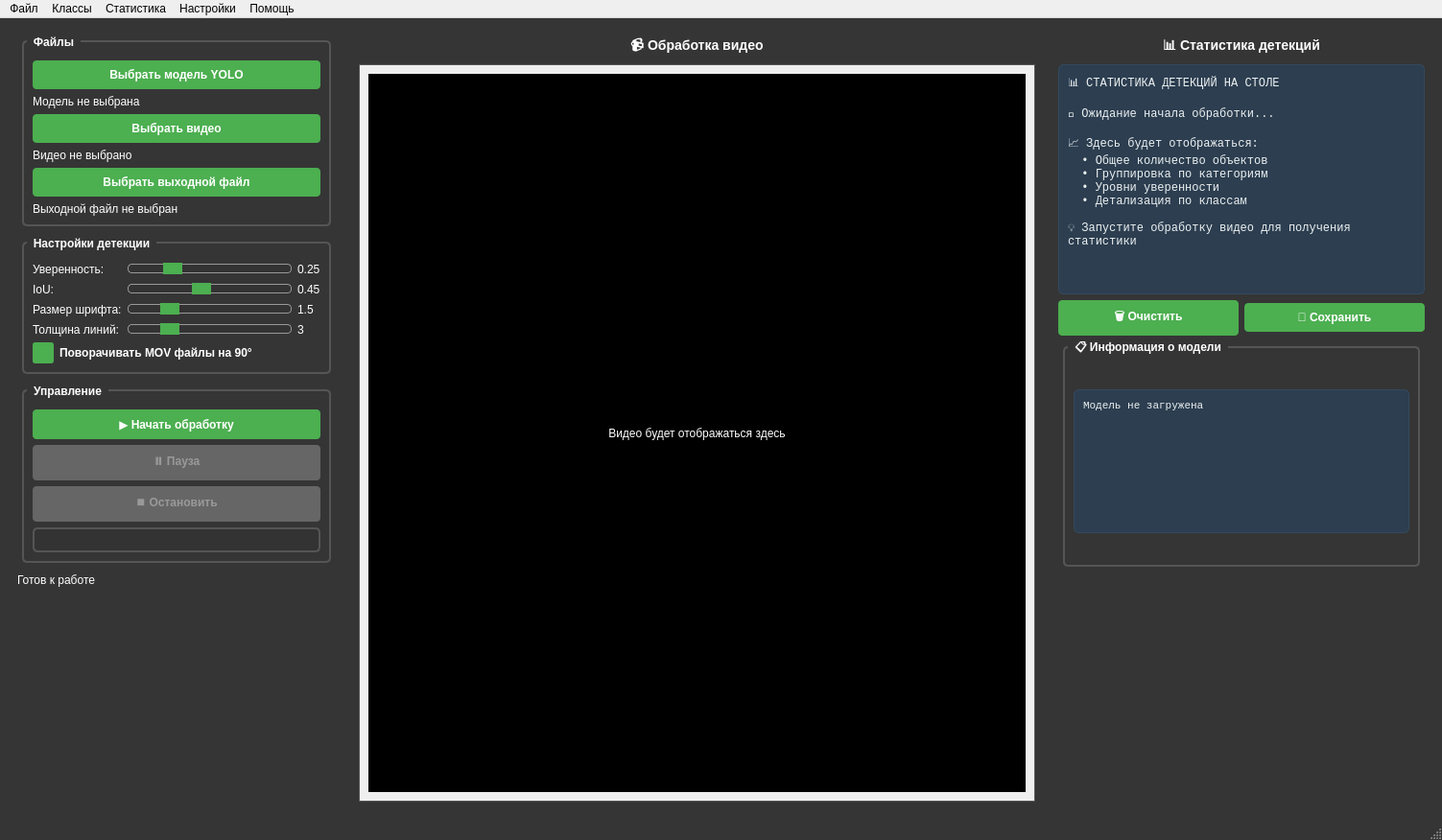
<?xml version="1.0" encoding="UTF-8"?>
<ui version="4.0">
 <class>MainWindow</class>
 <widget class="QMainWindow" name="MainWindow">
  <property name="geometry">
   <rect>
    <x>0</x>
    <y>0</y>
    <width>1503</width>
    <height>876</height>
   </rect>
  </property>
  <property name="windowTitle">
   <string>YOLO Video Detector - Кириллические классы v2.0 со статистикой</string>
  </property>
  <property name="styleSheet">
   <string notr="true">QMainWindow {
    background-color: #353535;
}
QGroupBox {
    font-weight: bold;
    border: 2px solid #555;
    border-radius: 5px;
    margin: 5px;
    padding-top: 10px;
    color: white;
}
QGroupBox::title {
    subcontrol-origin: margin;
    left: 10px;
    padding: 0 5px 0 5px;
}
QPushButton {
    background-color: #4CAF50;
    border: none;
    color: white;
    padding: 8px 16px;
    border-radius: 4px;
    font-weight: bold;
}
QPushButton:hover {
    background-color: #45a049;
}
QPushButton:pressed {
    background-color: #3d8b40;
}
QPushButton:disabled {
    background-color: #666;
    color: #999;
}
QSlider::groove:horizontal {
    border: 1px solid #999;
    height: 8px;
    background: #333;
    margin: 2px 0;
    border-radius: 4px;
}
QSlider::handle:horizontal {
    background: #4CAF50;
    border: 1px solid #4CAF50;
    width: 18px;
    margin: -2px 0;
    border-radius: 9px;
}
QProgressBar {
    border: 2px solid #555;
    border-radius: 5px;
    text-align: center;
    color: white;
    background-color: #333;
}
QProgressBar::chunk {
    background-color: #4CAF50;
    border-radius: 3px;
}
QLabel {
    color: white;
}
QScrollArea {
    border: 1px solid #555;
    background-color: #333;
}
QCheckBox {
    color: white;
    font-weight: bold;
}
QCheckBox::indicator {
    width: 18px;
    height: 18px;
}
QCheckBox::indicator:unchecked {
    border: 2px solid #555;
    background-color: #333;
    border-radius: 3px;
}
QCheckBox::indicator:checked {
    border: 2px solid #4CAF50;
    background-color: #4CAF50;
    border-radius: 3px;
}
QCheckBox::indicator:checked:hover {
    background-color: #45a049;
}
QTextEdit {
    background-color: #2c3e50;
    color: #ecf0f1;
    border: 1px solid #34495e;
    border-radius: 5px;
    padding: 5px;
    font-family: 'Consolas', 'Courier New', monospace;
}</string>
  </property>
  <widget class="QWidget" name="centralwidget">
   <layout class="QHBoxLayout" name="horizontalLayout">
    <item>
     <widget class="QWidget" name="leftPanel" native="true">
      <property name="maximumSize">
       <size>
        <width>350</width>
        <height>16777215</height>
       </size>
      </property>
      <layout class="QVBoxLayout" name="leftPanelLayout">
       <item>
        <widget class="QGroupBox" name="filesGroup">
         <property name="title">
          <string>Файлы</string>
         </property>
         <layout class="QVBoxLayout" name="filesLayout">
          <item>
           <widget class="QPushButton" name="modelBtn">
            <property name="text">
             <string>Выбрать модель YOLO</string>
            </property>
           </widget>
          </item>
          <item>
           <widget class="QLabel" name="modelLabel">
            <property name="text">
             <string>Модель не выбрана</string>
            </property>
            <property name="wordWrap">
             <bool>true</bool>
            </property>
           </widget>
          </item>
          <item>
           <widget class="QPushButton" name="videoBtn">
            <property name="text">
             <string>Выбрать видео</string>
            </property>
           </widget>
          </item>
          <item>
           <widget class="QLabel" name="videoLabel">
            <property name="text">
             <string>Видео не выбрано</string>
            </property>
            <property name="wordWrap">
             <bool>true</bool>
            </property>
           </widget>
          </item>
          <item>
           <widget class="QPushButton" name="outputBtn">
            <property name="text">
             <string>Выбрать выходной файл</string>
            </property>
           </widget>
          </item>
          <item>
           <widget class="QLabel" name="outputLabel">
            <property name="text">
             <string>Выходной файл не выбран</string>
            </property>
            <property name="wordWrap">
             <bool>true</bool>
            </property>
           </widget>
          </item>
         </layout>
        </widget>
       </item>
       <item>
        <widget class="QGroupBox" name="settingsGroup">
         <property name="title">
          <string>Настройки детекции</string>
         </property>
         <layout class="QGridLayout" name="settingsLayout">
          <item row="0" column="0">
           <widget class="QLabel" name="confLabelText">
            <property name="text">
             <string>Уверенность:</string>
            </property>
           </widget>
          </item>
          <item row="0" column="1">
           <widget class="QSlider" name="confSlider">
            <property name="minimum">
             <number>1</number>
            </property>
            <property name="maximum">
             <number>100</number>
            </property>
            <property name="value">
             <number>25</number>
            </property>
            <property name="orientation">
             <enum>Qt::Horizontal</enum>
            </property>
           </widget>
          </item>
          <item row="0" column="2">
           <widget class="QLabel" name="confLabel">
            <property name="text">
             <string>0.25</string>
            </property>
           </widget>
          </item>
          <item row="1" column="0">
           <widget class="QLabel" name="iouLabelText">
            <property name="text">
             <string>IoU:</string>
            </property>
           </widget>
          </item>
          <item row="1" column="1">
           <widget class="QSlider" name="iouSlider">
            <property name="minimum">
             <number>1</number>
            </property>
            <property name="maximum">
             <number>100</number>
            </property>
            <property name="value">
             <number>45</number>
            </property>
            <property name="orientation">
             <enum>Qt::Horizontal</enum>
            </property>
           </widget>
          </item>
          <item row="1" column="2">
           <widget class="QLabel" name="iouLabel">
            <property name="text">
             <string>0.45</string>
            </property>
           </widget>
          </item>
          <item row="2" column="0">
           <widget class="QLabel" name="fontLabelText">
            <property name="text">
             <string>Размер шрифта:</string>
            </property>
           </widget>
          </item>
          <item row="2" column="1">
           <widget class="QSlider" name="fontSlider">
            <property name="minimum">
             <number>5</number>
            </property>
            <property name="maximum">
             <number>50</number>
            </property>
            <property name="value">
             <number>15</number>
            </property>
            <property name="orientation">
             <enum>Qt::Horizontal</enum>
            </property>
           </widget>
          </item>
          <item row="2" column="2">
           <widget class="QLabel" name="fontLabel">
            <property name="text">
             <string>1.5</string>
            </property>
           </widget>
          </item>
          <item row="3" column="0">
           <widget class="QLabel" name="thicknessLabelText">
            <property name="text">
             <string>Толщина линий:</string>
            </property>
           </widget>
          </item>
          <item row="3" column="1">
           <widget class="QSlider" name="thicknessSlider">
            <property name="minimum">
             <number>1</number>
            </property>
            <property name="maximum">
             <number>10</number>
            </property>
            <property name="value">
             <number>3</number>
            </property>
            <property name="orientation">
             <enum>Qt::Horizontal</enum>
            </property>
           </widget>
          </item>
          <item row="3" column="2">
           <widget class="QLabel" name="thicknessLabel">
            <property name="text">
             <string>3</string>
            </property>
           </widget>
          </item>
          <item row="4" column="0" colspan="3">
           <widget class="QCheckBox" name="rotateMovCheckbox">
            <property name="text">
             <string>Поворачивать MOV файлы на 90°</string>
            </property>
            <property name="checked">
             <bool>true</bool>
            </property>
           </widget>
          </item>
         </layout>
        </widget>
       </item>
       <item>
        <widget class="QGroupBox" name="controlGroup">
         <property name="title">
          <string>Управление</string>
         </property>
         <layout class="QVBoxLayout" name="controlLayout">
          <item>
           <widget class="QPushButton" name="startBtn">
            <property name="text">
             <string>▶️ Начать обработку</string>
            </property>
           </widget>
          </item>
          <item>
           <widget class="QPushButton" name="pauseBtn">
            <property name="enabled">
             <bool>false</bool>
            </property>
            <property name="text">
             <string>⏸️ Пауза</string>
            </property>
           </widget>
          </item>
          <item>
           <widget class="QPushButton" name="stopBtn">
            <property name="enabled">
             <bool>false</bool>
            </property>
            <property name="text">
             <string>⏹️ Остановить</string>
            </property>
           </widget>
          </item>
          <item>
           <widget class="QProgressBar" name="progressBar"/>
          </item>
         </layout>
        </widget>
       </item>
       <item>
        <widget class="QLabel" name="statusLabel">
         <property name="text">
          <string>Готов к работе</string>
         </property>
        </widget>
       </item>
       <item>
        <spacer name="leftSpacer">
         <property name="orientation">
          <enum>Qt::Vertical</enum>
         </property>
         <property name="sizeHint" stdset="0">
          <size>
           <width>20</width>
           <height>40</height>
          </size>
         </property>
        </spacer>
       </item>
      </layout>
     </widget>
    </item>
    <item>
     <widget class="QWidget" name="centerPanel" native="true">
      <layout class="QVBoxLayout" name="centerPanelLayout">
       <item>
        <widget class="QLabel" name="videoTitle">
         <property name="text">
          <string>&lt;h3&gt;📹 Обработка видео&lt;/h3&gt;</string>
         </property>
         <property name="alignment">
          <set>Qt::AlignCenter</set>
         </property>
        </widget>
       </item>
       <item>
        <widget class="QScrollArea" name="videoScrollArea">
         <property name="widgetResizable">
          <bool>true</bool>
         </property>
         <widget class="QWidget" name="scrollAreaWidgetContents">
          <property name="geometry">
           <rect>
            <x>0</x>
            <y>0</y>
            <width>703</width>
            <height>752</height>
           </rect>
          </property>
          <layout class="QVBoxLayout" name="scrollLayout">
           <item>
            <widget class="QLabel" name="videoDisplay">
             <property name="minimumSize">
              <size>
               <width>640</width>
               <height>480</height>
              </size>
             </property>
             <property name="styleSheet">
              <string notr="true">border: 1px solid black; background: black;</string>
             </property>
             <property name="text">
              <string>Видео будет отображаться здесь</string>
             </property>
             <property name="alignment">
              <set>Qt::AlignCenter</set>
             </property>
            </widget>
           </item>
          </layout>
         </widget>
        </widget>
       </item>
      </layout>
     </widget>
    </item>
    <item>
     <widget class="QWidget" name="rightPanel" native="true">
      <property name="maximumSize">
       <size>
        <width>400</width>
        <height>16777215</height>
       </size>
      </property>
      <layout class="QVBoxLayout" name="rightPanelLayout">
       <item>
        <widget class="QLabel" name="statsTitle">
         <property name="text">
          <string>&lt;h3&gt;📊 Статистика детекций&lt;/h3&gt;</string>
         </property>
         <property name="alignment">
          <set>Qt::AlignCenter</set>
         </property>
        </widget>
       </item>
       <item>
        <widget class="QTextEdit" name="statisticsText">
         <property name="maximumSize">
          <size>
           <width>16777215</width>
           <height>300</height>
          </size>
         </property>
         <property name="font">
          <font>
           <family>Consolas</family>
           <pointsize>9</pointsize>
          </font>
         </property>
         <property name="readOnly">
          <bool>true</bool>
         </property>
         <property name="html">
          <string>&lt;!DOCTYPE HTML PUBLIC &quot;-//W3C//DTD HTML 4.0//EN&quot; &quot;http://www.w3.org/TR/REC-html40/strict.dtd&quot;&gt;
&lt;html&gt;&lt;head&gt;&lt;meta name=&quot;qrichtext&quot; content=&quot;1&quot; /&gt;&lt;style type=&quot;text/css&quot;&gt;
p, li { white-space: pre-wrap; }
&lt;/style&gt;&lt;/head&gt;&lt;body style=&quot; font-family:'Consolas','Courier New','monospace'; font-size:9pt; font-weight:400; font-style:normal;&quot;&gt;
&lt;p style=&quot; margin-top:0px; margin-bottom:0px; margin-left:0px; margin-right:0px; -qt-block-indent:0; text-indent:0px;&quot;&gt;&lt;span style=&quot; font-family:'Consolas';&quot;&gt;📊 СТАТИСТИКА ДЕТЕКЦИЙ НА СТОЛЕ&lt;/span&gt;&lt;/p&gt;
&lt;p style=&quot;-qt-paragraph-type:empty; margin-top:0px; margin-bottom:0px; margin-left:0px; margin-right:0px; -qt-block-indent:0; text-indent:0px; font-family:'Consolas';&quot;&gt;&lt;br /&gt;&lt;/p&gt;
&lt;p style=&quot; margin-top:0px; margin-bottom:0px; margin-left:0px; margin-right:0px; -qt-block-indent:0; text-indent:0px;&quot;&gt;&lt;span style=&quot; font-family:'Consolas';&quot;&gt;🔄 Ожидание начала обработки...&lt;/span&gt;&lt;/p&gt;
&lt;p style=&quot;-qt-paragraph-type:empty; margin-top:0px; margin-bottom:0px; margin-left:0px; margin-right:0px; -qt-block-indent:0; text-indent:0px; font-family:'Consolas';&quot;&gt;&lt;br /&gt;&lt;/p&gt;
&lt;p style=&quot; margin-top:0px; margin-bottom:0px; margin-left:0px; margin-right:0px; -qt-block-indent:0; text-indent:0px;&quot;&gt;&lt;span style=&quot; font-family:'Consolas';&quot;&gt;📈 Здесь будет отображаться:&lt;/span&gt;&lt;/p&gt;
&lt;p style=&quot; margin-top:0px; margin-bottom:0px; margin-left:0px; margin-right:0px; -qt-block-indent:0; text-indent:0px;&quot;&gt;&lt;span style=&quot; font-family:'Consolas';&quot;&gt;  • Общее количество объектов&lt;/span&gt;&lt;/p&gt;
&lt;p style=&quot; margin-top:0px; margin-bottom:0px; margin-left:0px; margin-right:0px; -qt-block-indent:0; text-indent:0px;&quot;&gt;&lt;span style=&quot; font-family:'Consolas';&quot;&gt;  • Группировка по категориям&lt;/span&gt;&lt;/p&gt;
&lt;p style=&quot; margin-top:0px; margin-bottom:0px; margin-left:0px; margin-right:0px; -qt-block-indent:0; text-indent:0px;&quot;&gt;&lt;span style=&quot; font-family:'Consolas';&quot;&gt;  • Уровни уверенности&lt;/span&gt;&lt;/p&gt;
&lt;p style=&quot; margin-top:0px; margin-bottom:0px; margin-left:0px; margin-right:0px; -qt-block-indent:0; text-indent:0px;&quot;&gt;&lt;span style=&quot; font-family:'Consolas';&quot;&gt;  • Детализация по классам&lt;/span&gt;&lt;/p&gt;
&lt;p style=&quot;-qt-paragraph-type:empty; margin-top:0px; margin-bottom:0px; margin-left:0px; margin-right:0px; -qt-block-indent:0; text-indent:0px; font-family:'Consolas';&quot;&gt;&lt;br /&gt;&lt;/p&gt;
&lt;p style=&quot; margin-top:0px; margin-bottom:0px; margin-left:0px; margin-right:0px; -qt-block-indent:0; text-indent:0px;&quot;&gt;&lt;span style=&quot; font-family:'Consolas';&quot;&gt;💡 Запустите обработку видео для получения статистики&lt;/span&gt;&lt;/p&gt;&lt;/body&gt;&lt;/html&gt;</string>
         </property>
        </widget>
       </item>
       <item>
        <layout class="QHBoxLayout" name="statsButtonsLayout">
         <item>
          <widget class="QPushButton" name="clearStatsBtn">
           <property name="text">
            <string>🗑️ Очистить</string>
           </property>
          </widget>
         </item>
         <item>
          <widget class="QPushButton" name="saveStatsBtn">
           <property name="text">
            <string>💾 Сохранить</string>
           </property>
          </widget>
         </item>
        </layout>
       </item>
       <item>
        <widget class="QGroupBox" name="modelInfoGroup">
         <property name="title">
          <string>📋 Информация о модели</string>
         </property>
         <layout class="QVBoxLayout" name="modelInfoLayout">
          <item>
           <widget class="QTextEdit" name="modelInfoText">
            <property name="maximumSize">
             <size>
              <width>16777215</width>
              <height>150</height>
             </size>
            </property>
            <property name="font">
             <font>
              <family>Consolas</family>
              <pointsize>8</pointsize>
             </font>
            </property>
            <property name="readOnly">
             <bool>true</bool>
            </property>
            <property name="plainText">
             <string>Модель не загружена</string>
            </property>
           </widget>
          </item>
         </layout>
        </widget>
       </item>
       <item>
        <spacer name="rightSpacer">
         <property name="orientation">
          <enum>Qt::Vertical</enum>
         </property>
         <property name="sizeHint" stdset="0">
          <size>
           <width>20</width>
           <height>40</height>
          </size>
         </property>
        </spacer>
       </item>
      </layout>
     </widget>
    </item>
   </layout>
  </widget>
  <widget class="QMenuBar" name="menubar">
   <property name="geometry">
    <rect>
     <x>0</x>
     <y>0</y>
     <width>1503</width>
     <height>24</height>
    </rect>
   </property>
   <widget class="QMenu" name="menuFile">
    <property name="title">
     <string>Файл</string>
    </property>
    <addaction name="actionOpenModel"/>
    <addaction name="actionOpenVideo"/>
    <addaction name="separator"/>
    <addaction name="actionLoadYaml"/>
    <addaction name="separator"/>
    <addaction name="actionExit"/>
   </widget>
   <widget class="QMenu" name="menuClasses">
    <property name="title">
     <string>Классы</string>
    </property>
    <addaction name="actionShowAllClasses"/>
   </widget>
   <widget class="QMenu" name="menuStatistics">
    <property name="title">
     <string>Статистика</string>
    </property>
    <addaction name="actionClearStats"/>
    <addaction name="actionSaveStats"/>
   </widget>
   <widget class="QMenu" name="menuSettings">
    <property name="title">
     <string>Настройки</string>
    </property>
    <addaction name="actionRotateMov"/>
   </widget>
   <widget class="QMenu" name="menuHelp">
    <property name="title">
     <string>Помощь</string>
    </property>
    <addaction name="actionAbout"/>
   </widget>
   <addaction name="menuFile"/>
   <addaction name="menuClasses"/>
   <addaction name="menuStatistics"/>
   <addaction name="menuSettings"/>
   <addaction name="menuHelp"/>
  </widget>
  <widget class="QStatusBar" name="statusbar"/>
  <action name="actionOpenModel">
   <property name="text">
    <string>Открыть модель</string>
   </property>
   <property name="shortcut">
    <string>Ctrl+O</string>
   </property>
  </action>
  <action name="actionOpenVideo">
   <property name="text">
    <string>Открыть видео</string>
   </property>
   <property name="shortcut">
    <string>Ctrl+V</string>
   </property>
  </action>
  <action name="actionLoadYaml">
   <property name="text">
    <string>Загрузить классы из YAML</string>
   </property>
   <property name="shortcut">
    <string>Ctrl+Y</string>
   </property>
  </action>
  <action name="actionExit">
   <property name="text">
    <string>Выход</string>
   </property>
   <property name="shortcut">
    <string>Ctrl+Q</string>
   </property>
  </action>
  <action name="actionShowAllClasses">
   <property name="text">
    <string>Показать все классы</string>
   </property>
   <property name="shortcut">
    <string>Ctrl+C</string>
   </property>
  </action>
  <action name="actionClearStats">
   <property name="text">
    <string>Очистить статистику</string>
   </property>
  </action>
  <action name="actionSaveStats">
   <property name="text">
    <string>Сохранить статистику</string>
   </property>
   <property name="shortcut">
    <string>Ctrl+S</string>
   </property>
  </action>
  <action name="actionRotateMov">
   <property name="checkable">
    <bool>true</bool>
   </property>
   <property name="checked">
    <bool>true</bool>
   </property>
   <property name="text">
    <string>Поворачивать MOV файлы</string>
   </property>
  </action>
  <action name="actionAbout">
   <property name="text">
    <string>О программе</string>
   </property>
   <property name="shortcut">
    <string>F1</string>
   </property>
  </action>
 </widget>
 <resources/>
 <connections/>
</ui>
